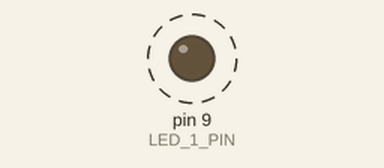
Bench run of a sketch on a simulated Arduino Uno, built with avr-gcc and run on an emulated ATmega328P. Parts: output pins drawn as LEDs (lit = HIGH). Dashed ring = blinking. What the sketch prints to the serial monitor is not drawn.

Above: at 0.5 s.
Timing chart, 0 to 4.6 s (numbered marks = the images above):
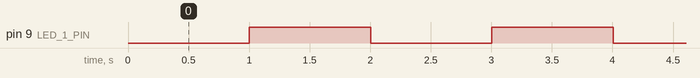

Measured:
- by itself, pin 9 (LED_1_PIN): alternates HIGH for 1.0 s and LOW for 1.0 s, 32 changes in all, then stays LOW

The sketch:

protothread_test.ino.ino
```cpp
#include <pt.h>
#define LED_1_PIN 9

static struct pt pt1;
static struct pt pt2;

static int protothreadBlinkLED1(struct pt *pt)
{
  static unsigned long lastTimeBlink = 0;
  PT_BEGIN(pt);
  while(1) {
    lastTimeBlink = millis();
    PT_WAIT_UNTIL(pt, millis() - lastTimeBlink > 1000);
    digitalWrite(LED_1_PIN, HIGH);
    lastTimeBlink = millis();
    PT_WAIT_UNTIL(pt, millis() - lastTimeBlink > 1000);
    digitalWrite(LED_1_PIN, LOW);
  }
  PT_END(pt);
}

static int print_thread(struct pt *pt) {
  PT_BEGIN(pt);
  while(1) {
    int startTime = millis();
    PT_WAIT_UNTIL(pt, millis() - startTime > 2000);
    Serial.println("HERE");
    startTime = millis();
    PT_WAIT_UNTIL(pt, millis() - startTime > 2000);
  }
  PT_END(pt);
}

void setup() {
  pinMode(LED_1_PIN, OUTPUT);
  PT_INIT(&pt1);
  PT_INIT(&pt2);
  Serial.begin(9600);
}

void loop() {
  print_thread(&pt2);
  protothreadBlinkLED1(&pt1);
}
```
